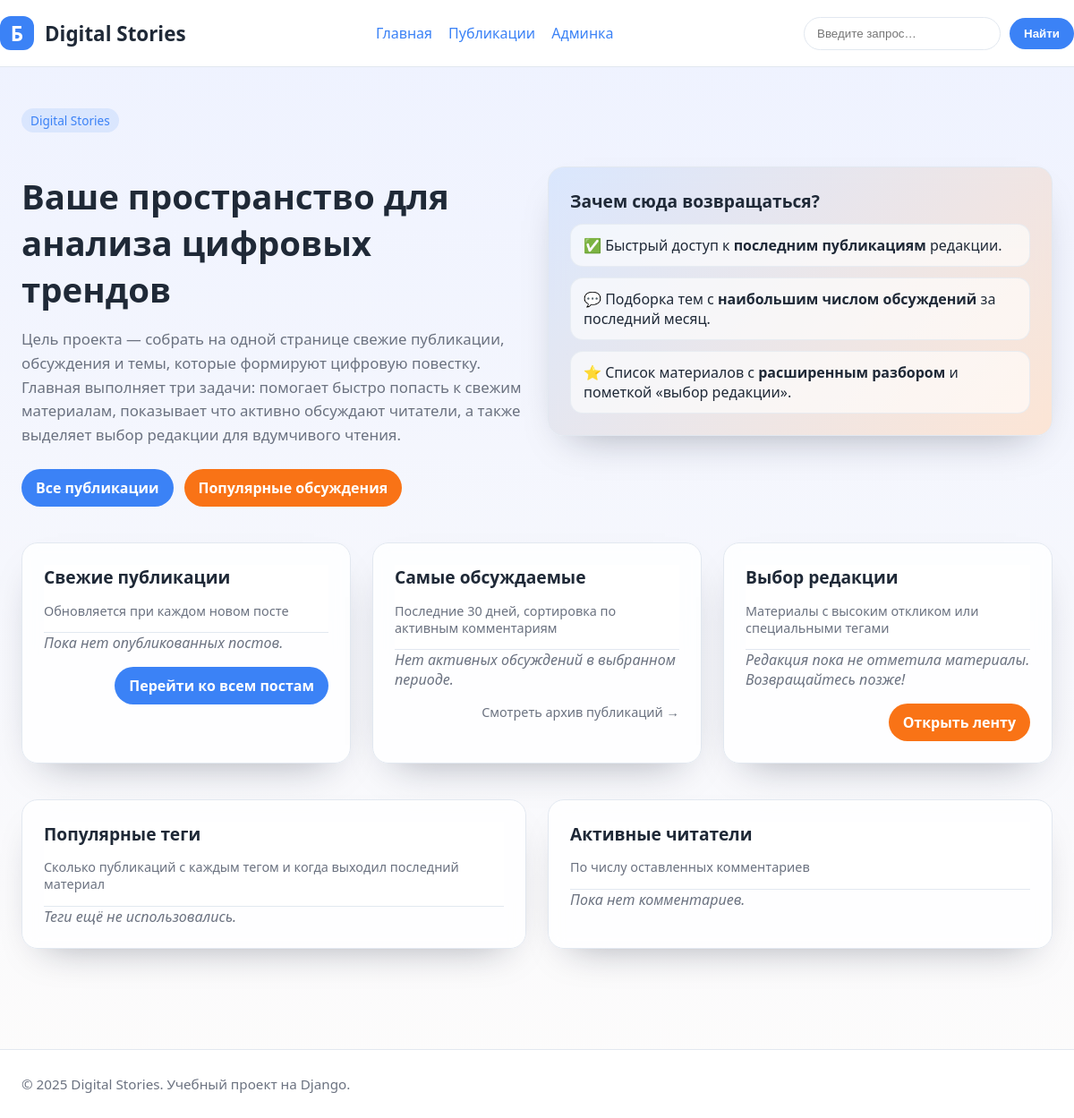
/, run on an earlier commit of the app's database.
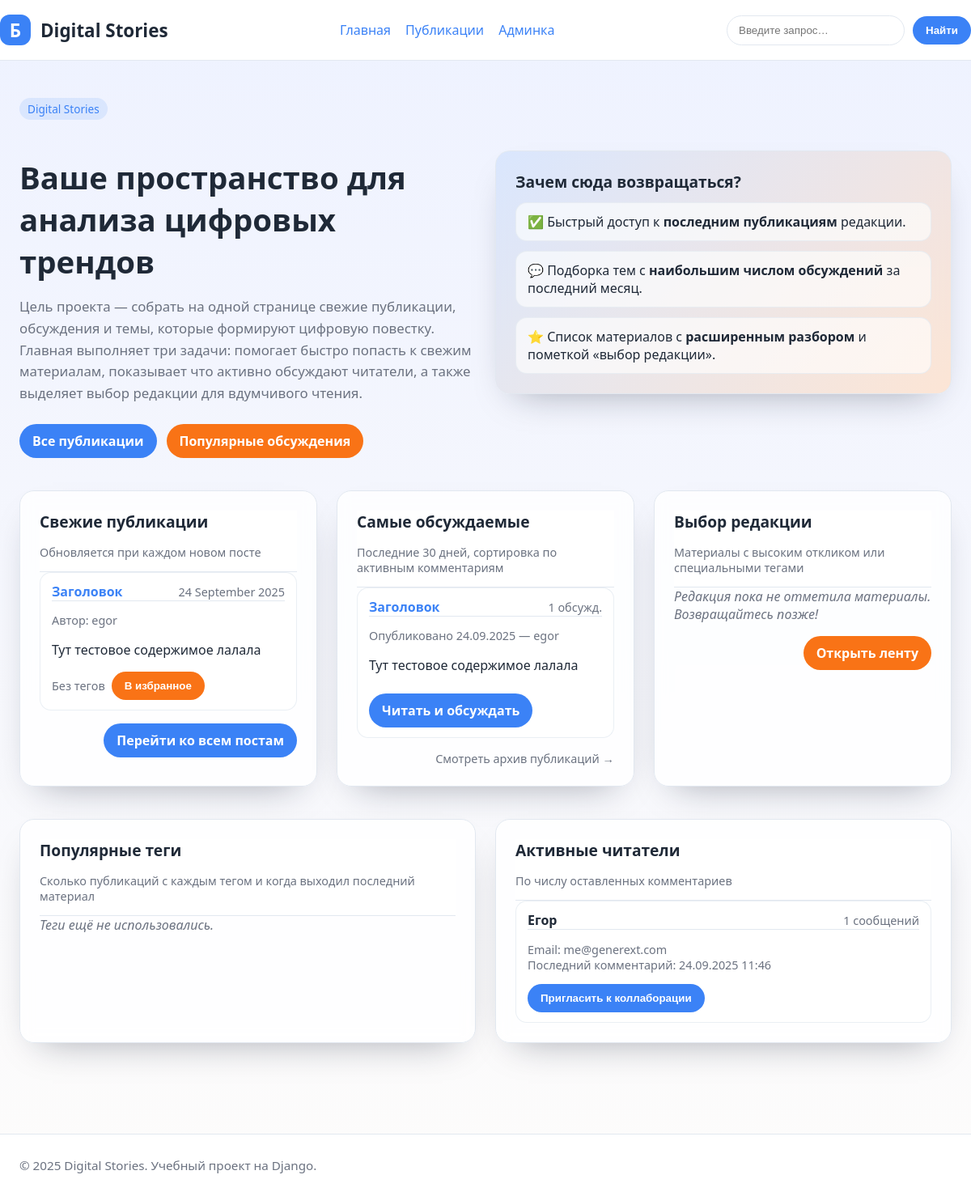
And on a later commit of the database.
### blog/models.py (models this page shows, shortened)
class Post(models.Model):
    Status = PostStatus
    title = models.CharField('Заголовок', max_length=250)
    slug = models.SlugField('URL-метка', max_length=250, unique_for_date='publish')
    author = models.ForeignKey(
        User,
        on_delete=models.CASCADE,
        related_name='blog_posts',
        verbose_name='Автор',
    )
    body = models.TextField('Содержимое')
    publish = models.DateTimeField('Дата публикации', default=timezone.now)
    created = models.DateTimeField('Создано', auto_now_add=True)
    updated = models.DateTimeField('Обновлено', auto_now=True)
    status = models.CharField(
        'Статус',
        max_length=2,
        choices=Status.choices,
        default=Status.DRAFT,
    )
    tags = models.ManyToManyField(
        Tag,
        verbose_name='Теги',
        related_name='posts',
        blank=True,
    )
    objects = PostManager()
    published = PublishedManager()
    class Meta:
        ordering = ['-publish']
        verbose_name = 'Пост'
        verbose_name_plural = 'Посты'
        indexes = [
            models.Index(fields=['-publish'], name='blog_post_publish_idx'),
        ]
    def get_absolute_url(self):
        return reverse(
            'blog:post_detail',
            args=[self.publish.year, self.publish.month, self.publish.day, self.slug],
        )

class Comment(models.Model):
    post = models.ForeignKey(
        Post,
        on_delete=models.CASCADE,
        related_name='comments',
        verbose_name='Пост',
    )
    name = models.CharField('Имя', max_length=80)
    email = models.EmailField('Email')
    body = models.TextField('Комментарий')
    created = models.DateTimeField('Создано', auto_now_add=True)
    updated = models.DateTimeField('Обновлено', auto_now=True)
    active = models.BooleanField('Активен', default=True)
    class Meta:
        ordering = ('-created',)
        verbose_name = 'Комментарий'
        verbose_name_plural = 'Комментарии'
        indexes = [
            models.Index(fields=('created',), name='blog_comment_created_idx'),
            models.Index(fields=('active',), name='blog_comment_active_idx'),
        ]

### blog/views.py (the view)
# urls.py: path('', views.home, name='home'),
def home(request):
    search_form = SearchForm()
    latest_posts = (
        Post.published.select_related('author')
        .prefetch_related('tags')
        .order_by('-publish')[:5]
    )
    trending_posts = (
        Post.objects.trending(days=30, min_comments=1)
        .select_related('author')
        .prefetch_related('tags')
        .order_by('-comment_count', '-publish')[:5]
    )
    editors_choice = (
        Post.objects.editors_choice()
        .select_related('author')
        .prefetch_related('tags')
        .order_by('-publish')[:5]
    )
    top_tags = (
        Tag.objects.with_post_counts()
        .with_latest_publish()
        .filter(published_posts__gt=0)
        .order_by('-published_posts', '-latest_publish', 'name')[:10]
    )
    active_commenters = (
        Comment.objects.filter(active=True)
        .values('name', 'email')
        .annotate(
            comments_total=Count('id'),
            recent_comment=Max('created'),
        )
        .order_by('-comments_total', '-recent_comment')[:5]
    )
    context = {
        'search_form': search_form,
        'latest_posts': latest_posts,
        'trending_posts': trending_posts,
        'editors_choice': editors_choice,
        'top_tags': top_tags,
        'active_commenters': active_commenters,
    }
    return render(request, 'blog/home.html', context)

### blog/forms.py
class SearchForm(forms.Form):
    q = forms.CharField(
        label='Поиск по публикациям',
        max_length=100,
        required=False,
        widget=forms.TextInput(
            attrs={
                'placeholder': 'Введите запрос…',
                'class': 'search-input',
            }
        ),
    )

### blog/models.py (called while the page is built)
    def with_post_counts(self):
        return self.annotate(
            published_posts=Count(
                'posts',
                filter=Q(posts__status=PostStatus.PUBLISHED),
                distinct=True,
            )
        )

    def with_latest_publish(self):
        return self.annotate(
            latest_publish=Max(
                'posts__publish',
                filter=Q(posts__status=PostStatus.PUBLISHED),
            )
        )

    def published(self):
        return self.filter(status=Post.Status.PUBLISHED)

    def with_comment_counts(self):
        return self.annotate(
            comment_count=Count(
                'comments',
                filter=Q(comments__active=True),
                distinct=True,
            )
        )

    def get_queryset(self):
        return super().get_queryset().published()

### blog/templates/blog/home.html (shortened to what the changed rows need)
{% extends "blog/base.html" %}
{% block content %}
<section class="grid two" style="align-items: center; margin-bottom: 40px;">
    <div>
        <h1 style="font-size: 2.4rem; margin-bottom: 16px;">Ваше пространство для анализа цифровых трендов</h1>
    </div>
    <div class="card" style="background-image: linear-gradient(135deg, rgba(59,130,246,0.18), rgba(249,115,22,0.18));">
        <h2>Зачем сюда возвращаться?</h2>
    </div>
</section>
<section class="grid three">
    <article class="card" id="widget-latest">
        <header>
            <h2>Свежие публикации</h2>
        </header>
        <ol class="list-reset" style="counter-reset: latest-counter;">
            {% for post in latest_posts %}
            <li class="list-item" style="counter-increment: latest-counter;">
                <header>
                    <a href="{{ post.get_absolute_url }}"><strong>{{ post.title }}</strong></a>
                    <span class="meta">{{ post.publish|date:"d E Y" }}</span>
                </header>
                <p class="meta">Автор: {{ post.author.get_full_name|default:post.author.username }}</p>
                <p>{{ post.body|truncatewords:22 }}</p>
                <div style="display:flex; gap:8px; align-items:center; flex-wrap: wrap;">
                    {% for tag in post.tags.all %}
                        <span class="tag-pill">#{{ tag.name }}</span>
                    {% empty %}
                        <span class="meta">Без тегов</span>
                    {% endfor %}
                    <button class="button secondary" type="button" disabled>В избранное</button>
                </div>
            </li>
            {% empty %}
            <li class="empty">Пока нет опубликованных постов.</li>
            {% endfor %}
        </ol>
    </article>
    <article class="card" id="widget-trending">
        <header>
            <h2>Самые обсуждаемые</h2>
        </header>
        <ol class="list-reset">
            {% for post in trending_posts %}
            <li class="list-item">
                <header>
                    <a href="{{ post.get_absolute_url }}"><strong>{{ post.title }}</strong></a>
                    <span class="meta">{{ post.comment_count }} обсужд.</span>
                </header>
                <p class="meta">Опубликовано {{ post.publish|date:"d.m.Y" }} — {{ post.author.get_full_name|default:post.author.username }}</p>
                <p>{{ post.body|truncatewords:20 }}</p>
                <a class="button" style="margin-top: 8px;" href="{{ post.get_absolute_url }}">Читать и обсуждать</a>
            </li>
            {% empty %}
            <li class="empty">Нет активных обсуждений в выбранном периоде.</li>
            {% endfor %}
        </ol>
    </article>
    <article class="card" id="widget-editors">
        <header>
            <h2>Выбор редакции</h2>
        </header>
    </article>
</section>
<section class="grid two" style="margin-top:40px;">
    <article class="card">
        <header>
            <h2>Популярные теги</h2>
        </header>
    </article>
    <article class="card">
        <header>
            <h2>Активные читатели</h2>
        </header>
        <ul class="list-reset">
            {% for commenter in active_commenters %}
            <li class="list-item">
                <header>
                    <strong>{{ commenter.name }}</strong>
                    <span class="meta">{{ commenter.comments_total }} сообщений</span>
                </header>
                <p class="meta">Email: {{ commenter.email }}<br>Последний комментарий: {{ commenter.recent_comment|date:"d.m.Y H:i" }}</p>
                <button class="button" type="button" disabled>Пригласить к коллаборации</button>
            </li>
            {% empty %}
            <li class="empty">Пока нет комментариев.</li>
            {% endfor %}
        </ul>
    </article>
</section>
{% endblock %}

What changed in the data, as far as the page shows it:
added Post: title "Заголовок", publish "24 September 2025", author.get_full_name "egor", body "Тут тестовое содержимое лалала", comment_count "1", publish "24.09.2025"
added Comment: name "Егор", comments_total "1", email "me@generext.com", recent_comment "24.09.2025 11:46"
Also different on the page:
text no longer shown: "Пока нет опубликованных постов. Нет активных обсуждений в выбранном периоде. Пока нет комментариев."
